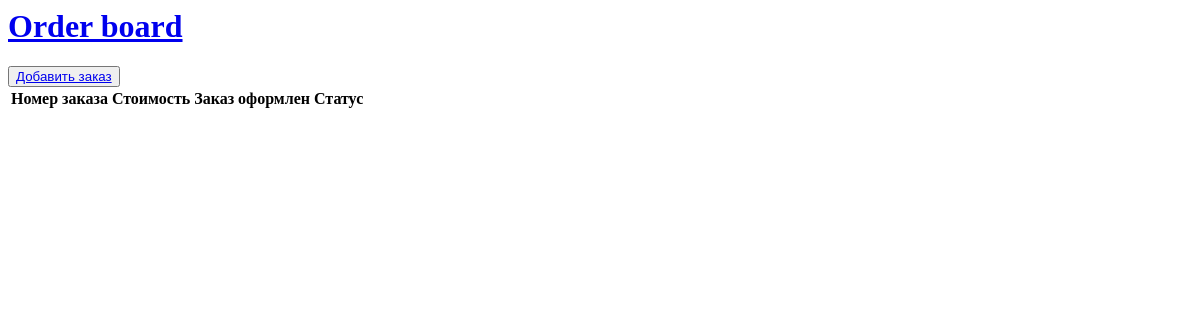
Before: / with the older database file.
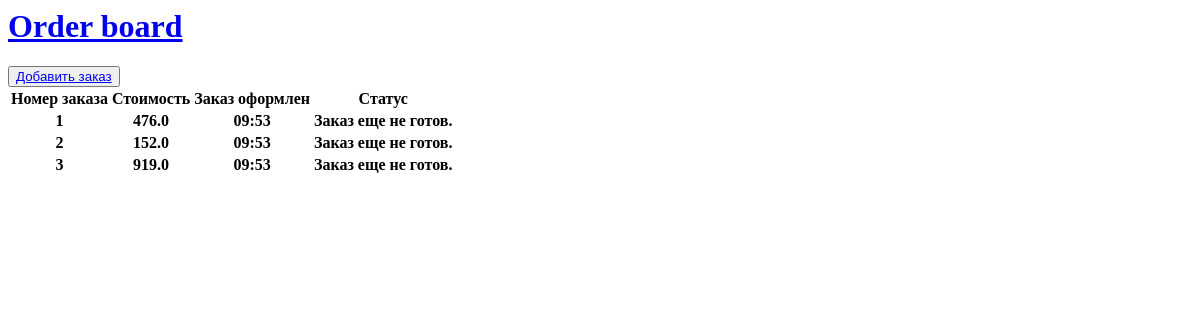
After: the same page with the newer database file.
### board/models.py (models this page shows)
class Order(models.Model):
    time_in = models.DateTimeField(auto_now_add=True)
    time_out = models.DateTimeField(null=True)
    cost = models.FloatField(default=0.0)
    take_away = models.BooleanField(default=False)
    complete = models.BooleanField(default=False)
    products = models.ManyToManyField(Product, through='ProductOrder')

### board/views.py (the view)
# urls.py: path('', IndexView.as_view()),
class IndexView(TemplateView):
    template_name = "board/index.html"
    def get_context_data(self, **kwargs):
        context = super().get_context_data(**kwargs)
        context['orders'] = Order.objects.all()
        return context

### templates/board/index.html
{% extends "main.html" %}
{% block content %}
<table>
    <thead>
    <tr>
        <th>Номер заказа</th>
        <th>Стоимость</th>
        <th>Заказ оформлен</th>
        <th>Статус</th>
    </tr>
    </thead>
    {% for order in orders %}
    <tr>
        <th>{{ order.id }}</th>
        <th>{{ order.cost }}</th>
        <th>{{ order.time_in|time:"H:i" }}</th>
        <th>{% if not order.complete %}
            Заказ еще не готов.
            {% elif order.time_out is None %}
            <button><a href="{% url 'take_order' order.id %}"> Забрать </a></button>
            {% else %}
            Заказ забрали {{ order.time_out|time:"H:i" }}
            {% endif %}
        </th>
    </tr>
    {% endfor %}
</table>
{% endblock %}

### templates/main.html (shortened to what this page needs)
<html>
<head>
</head>
<body>
<div>
    <h1><a href="/">Order board</a></h1>
</div>
<div>
    <button><a href="{% url 'new_order'%}"> Добавить заказ </a></button>
</div>
{% block content %}
{% endblock %}
</body>
</html>

Changed rows visible on the page:
added Order: id "1", cost "476.0", time_in "09:53", complete "Заказ еще не готов."
added Order: id "2", cost "152.0", time_in "09:53", complete "Заказ еще не готов."
added Order: id "3", cost "919.0", time_in "09:53", complete "Заказ еще не готов."
